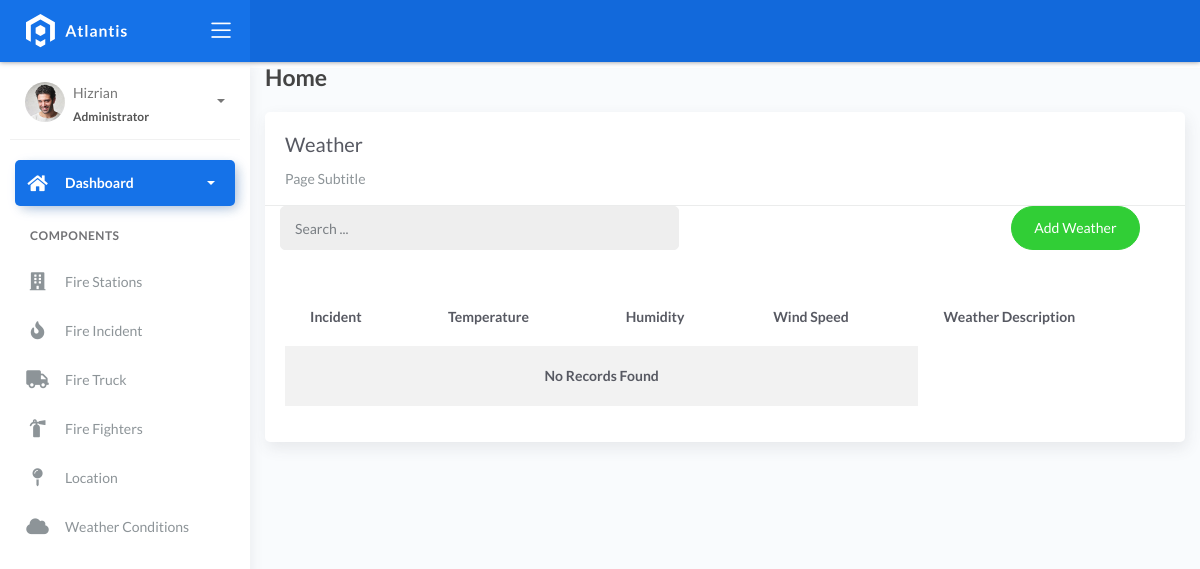
Before: /weather/ with the older database file.
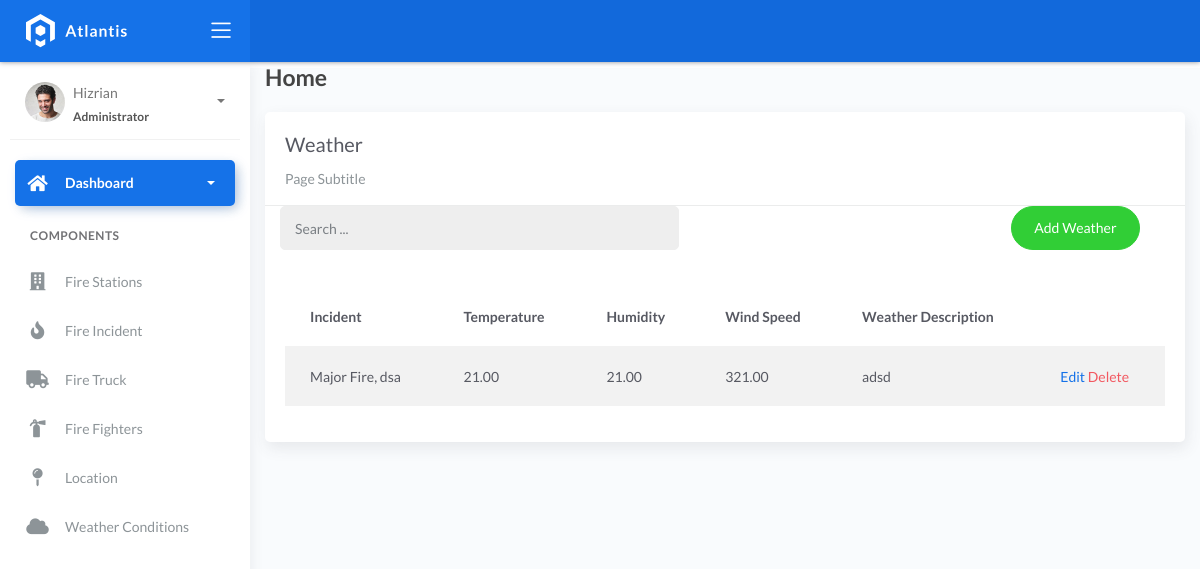
After: the same page with the newer database file.
### fire/models.py (models this page shows)
class BaseModel(models.Model):
    created_at = models.DateTimeField(auto_now_add=True, db_index=True)
    updated_at = models.DateTimeField(auto_now=True)
    class Meta:
        abstract = True

class WeatherConditions(BaseModel):
    incident = models.ForeignKey(Incident, on_delete=models.CASCADE)
    temperature = models.DecimalField(max_digits=10, decimal_places=2)
    humidity = models.DecimalField(max_digits=10, decimal_places=2)
    wind_speed = models.DecimalField(max_digits=10, decimal_places=2)
    weather_description = models.CharField(max_length=150)

class Incident(BaseModel):
    SEVERITY_CHOICES = (
        ('Minor Fire', 'Minor Fire'),
        ('Moderate Fire', 'Moderate Fire'),
        ('Major Fire', 'Major Fire'),
    )
    location = models.ForeignKey(Locations, on_delete=models.CASCADE)
    date_time = models.DateTimeField(blank=True, null=True)
    severity_level = models.CharField(max_length=45, choices=SEVERITY_CHOICES)
    description = models.CharField(max_length=250)
    def __str__(self):
        return f"{self.severity_level}, {self.location}"

class Locations(BaseModel):
    name = models.CharField(max_length=150)
    latitude = models.DecimalField(
        max_digits=22, decimal_places=2, null=True, blank=True)
    longitude = models.DecimalField(
        max_digits=22, decimal_places=2, null=True, blank=True)
    address = models.CharField(max_length=150)
    city = models.CharField(max_length=150)  # can be in separate table
    country = models.CharField(max_length=150)  # can be in separate table
    def __str__(self):
        return self.address

### fire/views.py (the view, shortened to what this page needs)
# urls.py: path('weather/', WeatherConditionsListView.as_view(), name='weather'),
class WeatherConditionsListView(ListView):
    model = WeatherConditions
    context_object_name = 'weather'
    template_name = 'weather_list.html'
    paginate_by = 5
    def get_queryset(self, *args, **kwargs):
        qs = super().get_queryset(*args, **kwargs)
        return qs.order_by('id')

### templates/weather_list.html (shortened to what this page needs)
{% extends 'base.html' %}
{% load static %}
{% block content %}
<div class="content">
    <div class="container-fluid">
        <h4 class="page-title">Home</h4>
        <div class="row">
            <div class="col-md-12">
                <div class="card">
                    <div class="card-header">
                        <div class="card-title">Weather</div>
                        <div class="card-category">Page Subtitle</div>
                    </div>
                    <div class="col-md-12 row">
                        <div class="col-md-6">
                            <form class="navbar-left navbar-form nav-search mr-md-3" action="">
                                <div class="input-group">
                                    <input type="text" placeholder="Search ..." class="form-control" />
                                    <div class="input-group-append">
                                        <span class="input-group-text">
                                        </span>
                                    </div>
                                </div>
                            </form>
                        </div>
                        <div class="col-md-6">
                            <div class="pull-right">
                                <a href="{% url 'weather-add' %}" class="btn btn-success btn-rounded">Add Weather</a>
                            </div>
                        </div>
                    </div>
                    <div class="card-body">
                        <table class="table table-striped mt-3">
                            <thead>
                                <tr>
                                    <th scope="col">Incident</th>
                                    <th scope="col">Temperature</th>
                                    <th scope="col">Humidity</th>
                                    <th scope="col">Wind Speed</th>
                                    <th scope="col">Weather Description</th>
                                </tr>
                            </thead>
                            <tbody>
                                {% for object in object_list %}
                                <tr>
                                    <td>{{ object.incident }}</td>
                                    <td>{{ object.temperature }}</td>
                                    <td>{{ object.humidity }}</td>
                                    <td>{{ object.wind_speed }}</td>
                                    <td>{{ object.weather_description }}</td>
                                    <td>
                                        <a href="{% url 'weather-update' object.pk %}">Edit</a>
                                        <a href="{% url 'weather-delete' object.pk %}" class="text-danger">Delete</a>
                                    </td>
                                    </tr>
                                    {% empty %}
                                    <tr>
                                        <td colspan="4" style="text-align: center">
                                            <p class="text-sm font-weight-bold mb-0">No Records Found</p>
                                        </td>
                                        </tr>
                                {% endfor %}
                            </tbody>
                        </table>
                    </div>
                </div>
            </div>
        </div>
    </div>
</div>
{% endblock %}

Changed rows visible on the page:
added WeatherConditions: incident "Major Fire, dsa", temperature "21.00", humidity "21.00", wind_speed "321.00", weather_description "adsd"
Other visible differences:
text no longer shown: "No Records Found"
